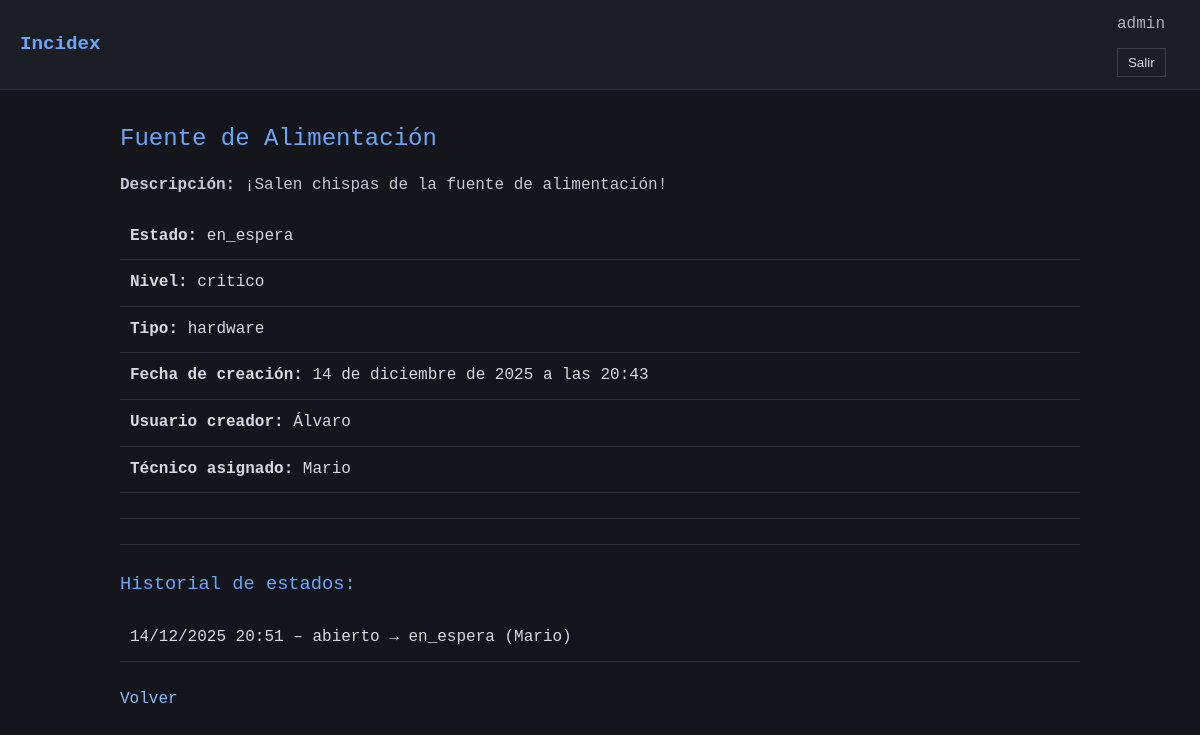
The app's page /incidencias/8/ (signed in) with its own data.
### incidencias/models.py (models this page shows, shortened)
class Incidencia(models.Model):
    CRITICIDAD_CHOICES = [
        ('bajo', 'Bajo'),
        ('medio', 'Medio'),
        ('alto', 'Alto'),
        ('critico', 'Crítico'),
    ]
    TIPO_INCIDENCIA_CHOICES = [
        ('hardware', 'Hardware'),
        ('software', 'Software'),
    ]
    ESTADO_CHOICES = [
        ('nuevo', 'Nuevo'),
        ('abierto', 'Abierto'),
        ('pendiente', 'Pendiente'),
        ('en_espera', 'En Espera'),
        ('resuelto', 'Resuelto'),
        ('cerrado', 'Cerrado'),
    ]
    titulo = models.CharField(max_length=100)
    descripcion = models.TextField()
    criticidad = models.CharField(max_length=10, choices=CRITICIDAD_CHOICES)
    tipo_incidencia = models.CharField(max_length=10, choices=TIPO_INCIDENCIA_CHOICES)
    estado = models.CharField(max_length=10, choices=ESTADO_CHOICES, default='nuevo')
    fecha_creacion = models.DateTimeField(auto_now_add=True)
    usuario_creador = models.ForeignKey(User, on_delete=models.CASCADE, related_name='incidencias')
    tecnico_asignado = models.ForeignKey(Tecnico, on_delete=models.SET_NULL, null=True, blank=True, related_name='incidencias')

class Tecnico(models.Model):
    ESPECIALIDAD_CHOICES = [
        ('hardware', 'Hardware'),
        ('software', 'Software'),
    ]
    usuario = models.OneToOneField(User, on_delete=models.CASCADE, related_name='tecnico')
    especialidad = models.CharField(max_length=20, choices=ESPECIALIDAD_CHOICES)

class HistorialEstadoIncidencia(models.Model):
    incidencia = models.ForeignKey(Incidencia, on_delete=models.CASCADE, related_name='historial_estados')
    estado_anterior = models.CharField(max_length=20)
    estado_nuevo = models.CharField(max_length=20)
    cambiado_por = models.ForeignKey(User, on_delete=models.SET_NULL, null=True, blank=True)
    fecha_cambio = models.DateTimeField(auto_now_add=True)

### incidencias/views.py (the view)
# urls.py: path('incidencias/<int:incidencia_id>/', views.detalle_incidencia, name='detalle_incidencia'),
@login_required
def detalle_incidencia(request, incidencia_id):
    user = request.user
    incidencia = get_object_or_404(Incidencia, id=incidencia_id)
    es_admin = user.is_superuser
    es_usuario_creador = incidencia.usuario_creador == user
    es_tecnico = user.groups.filter(name='Técnicos').exists()
    es_tecnico_asignado = False
    puede_autoasignar = False
    if es_tecnico and hasattr(user, 'tecnico'):
        tecnico = user.tecnico
        es_tecnico_asignado = incidencia.tecnico_asignado == tecnico
        puede_autoasignar = (incidencia.tecnico_asignado is None and incidencia.tipo_incidencia == tecnico.especialidad)
    if not (es_admin or es_usuario_creador or es_tecnico_asignado):
        return redirect('home')
    historial = incidencia.historial_estados.order_by('-fecha_cambio')
    context = {'incidencia': incidencia, 'historial': historial, 'es_tecnico': es_tecnico, 'es_tecnico_asignado': es_tecnico_asignado, 'puede_autoasignar': puede_autoasignar}
    return render(request, 'incidencias/detalle_incidencia.html', context)

### templates/incidencias/detalle_incidencia.html (shortened to what this page needs)
{% extends "base.html" %}
{% block content %}
    <h2>{{ incidencia.titulo }}</h2>
    <p><strong>Descripción:</strong> {{ incidencia.descripcion }}</p>
    <ul>
        <li><strong>Estado:</strong> {{ incidencia.estado }}</li>
        <li><strong>Nivel:</strong> {{ incidencia.criticidad }}</li>
        <li><strong>Tipo:</strong> {{ incidencia.tipo_incidencia }}</li>
        <li><strong>Fecha de creación:</strong> {{ incidencia.fecha_creacion }}</li>
        <li><strong>Usuario creador:</strong> {{ incidencia.usuario_creador.username }}</li>
        <li>
            <strong>Técnico asignado:</strong>
            {% if incidencia.tecnico_asignado %}
                {{ incidencia.tecnico_asignado.usuario.username }}
            {% else %}
                Sin asignar
            {% endif %}
        </li>
    </ul>
    <hr>
    <hr>
    <h3>Historial de estados:</h3>
    {% if historial %}
        <ul>
        {% for cambio in historial %}
            <li>
                {{ cambio.fecha_cambio|date:"d/m/Y H:i" }} –
                {{ cambio.estado_anterior }} → {{ cambio.estado_nuevo }}
                {% if cambio.cambiado_por %}
                    ({{ cambio.cambiado_por.username }})
                {% endif %}
            </li>
        {% endfor %}
        </ul>
    {% else %}
        <p>No hay cambios de estado registrados.</p>
    {% endif %}
    <a href="{% url 'home' %}">Volver</a>
{% endblock %}

### templates/base.html (shortened to what this page needs)
{% load static %}
<!DOCTYPE html>
<html lang="es">
<head>
    <link rel="stylesheet" href="{% static 'css/styles.css' %}">
</head>
<body>
    <header class="topbar">
        <div class="topbar-left">
            <span class="logo">Incidex</span>
        </div>
        <div class="topbar-right">
            {% if user.is_authenticated %}
                <span class="user-info">{{ user.username }}</span>
                <form method="post" action="{% url 'logout' %}" class="logout-form">
                    <button type="submit">Salir</button>
                </form>
            {% endif %}
        </div>
    </header>
    <main class="container">
        {% block content %}
        {% endblock %}
    </main>
</body>
</html>

### static/css/styles.css (style rules this page uses)
* { box-sizing: border-box; margin: 0; padding: 0; }
body { font-family: Consolas, Monaco, "Courier New", monospace; background-color: #14161b; color: #d6d9df; line-height: 1.6; }
.topbar { display: flex; justify-content: space-between; align-items: center; background-color: #1b1e25; padding: 12px 20px; border-bottom: 1px solid #2b2f3a; }
.logo { font-size: 1.2rem; font-weight: bold; color: #6aa6ff; }
.user-info { margin-right: 15px; color: #aab2c0; }
.logout-form button { background-color: #1b1e25; border: 1px solid #3a3f4b; color: #d6d9df; padding: 6px 10px; cursor: pointer; }
.container { max-width: 1000px; margin: 30px auto; padding: 0 20px; }
h2, h3 { margin-bottom: 15px; color: #6aa6ff; font-weight: normal; }
ul { list-style: none; margin-bottom: 25px; }
li { padding: 10px; border-bottom: 1px solid #2b2f3a; }
a { color: #8bbcff; text-decoration: none; }
form { margin-top: 10px; }
select, button { background-color: #1b1e25; color: #d6d9df; border: 1px solid #3a3f4b; padding: 6px 8px; margin-right: 5px; }
hr { border: none; border-top: 1px solid #2b2f3a; margin: 25px 0; }
p { margin-bottom: 15px; color: #c4c9d4; }

### records on screen
Incidencia: titulo "Fuente de Alimentación", descripcion "¡Salen chispas de la fuente de alimentación!", estado "en_espera", criticidad "critico", tipo_incidencia "hardware", fecha_creacion "14 de diciembre de 2025 a las 20:43", usuario_creador.username "Álvaro", tecnico_asignado.usuario.username "Mario"
HistorialEstadoIncidencia: fecha_cambio "14/12/2025 20:51", estado_anterior "abierto", estado_nuevo "en_espera", cambiado_por.username "Mario"

### other values on screen
{{ user.username }} "admin"
